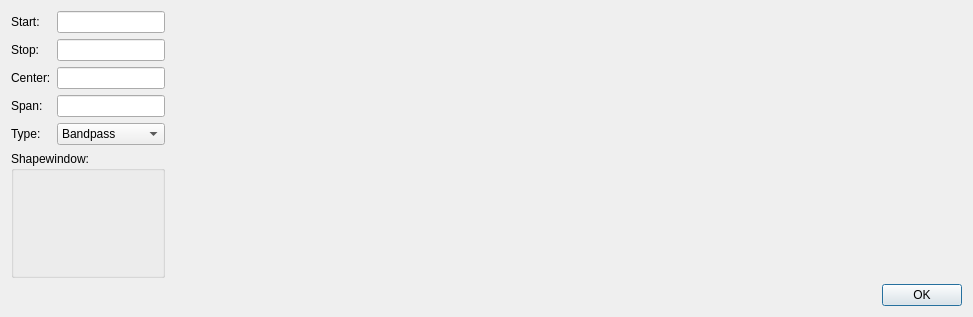
<?xml version="1.0" encoding="UTF-8"?>
<ui version="4.0">
 <class>TimeGateDialog</class>
 <widget class="QDialog" name="TimeGateDialog">
  <property name="geometry">
   <rect>
    <x>0</x>
    <y>0</y>
    <width>973</width>
    <height>317</height>
   </rect>
  </property>
  <property name="windowTitle">
   <string>Time Gate</string>
  </property>
  <property name="modal">
   <bool>true</bool>
  </property>
  <layout class="QVBoxLayout" name="verticalLayout_2">
   <item>
    <layout class="QHBoxLayout" name="horizontalLayout" stretch="0,1">
     <item>
      <layout class="QVBoxLayout" name="verticalLayout">
       <item>
        <layout class="QFormLayout" name="formLayout">
         <item row="0" column="0">
          <widget class="QLabel" name="label">
           <property name="text">
            <string>Start:</string>
           </property>
          </widget>
         </item>
         <item row="0" column="1">
          <widget class="SIUnitEdit" name="start"/>
         </item>
         <item row="1" column="0">
          <widget class="QLabel" name="label_2">
           <property name="text">
            <string>Stop:</string>
           </property>
          </widget>
         </item>
         <item row="1" column="1">
          <widget class="SIUnitEdit" name="stop"/>
         </item>
         <item row="2" column="0">
          <widget class="QLabel" name="label_3">
           <property name="text">
            <string>Center:</string>
           </property>
          </widget>
         </item>
         <item row="2" column="1">
          <widget class="SIUnitEdit" name="center"/>
         </item>
         <item row="3" column="0">
          <widget class="QLabel" name="label_4">
           <property name="text">
            <string>Span:</string>
           </property>
          </widget>
         </item>
         <item row="3" column="1">
          <widget class="SIUnitEdit" name="span"/>
         </item>
         <item row="4" column="0">
          <widget class="QLabel" name="label_5">
           <property name="text">
            <string>Type:</string>
           </property>
          </widget>
         </item>
         <item row="4" column="1">
          <widget class="QComboBox" name="type">
           <item>
            <property name="text">
             <string>Bandpass</string>
            </property>
           </item>
           <item>
            <property name="text">
             <string>Notch</string>
            </property>
           </item>
          </widget>
         </item>
        </layout>
       </item>
       <item>
        <widget class="QGroupBox" name="windowBox">
         <property name="title">
          <string>Shapewindow:</string>
         </property>
        </widget>
       </item>
      </layout>
     </item>
     <item>
      <widget class="Math::TimeGateGraph" name="graph" native="true"/>
     </item>
    </layout>
   </item>
   <item>
    <widget class="QDialogButtonBox" name="buttonBox">
     <property name="orientation">
      <enum>Qt::Horizontal</enum>
     </property>
     <property name="standardButtons">
      <set>QDialogButtonBox::Ok</set>
     </property>
    </widget>
   </item>
  </layout>
 </widget>
 <customwidgets>
  <customwidget>
   <class>SIUnitEdit</class>
   <extends>QLineEdit</extends>
   <header>CustomWidgets/siunitedit.h</header>
  </customwidget>
  <customwidget>
   <class>Math::TimeGateGraph</class>
   <extends>QWidget</extends>
   <header>Traces/Math/timegate.h</header>
   <container>1</container>
  </customwidget>
 </customwidgets>
 <resources/>
 <connections>
  <connection>
   <sender>buttonBox</sender>
   <signal>accepted()</signal>
   <receiver>TimeGateDialog</receiver>
   <slot>accept()</slot>
   <hints>
    <hint type="sourcelabel">
     <x>248</x>
     <y>254</y>
    </hint>
    <hint type="destinationlabel">
     <x>157</x>
     <y>274</y>
    </hint>
   </hints>
  </connection>
  <connection>
   <sender>buttonBox</sender>
   <signal>rejected()</signal>
   <receiver>TimeGateDialog</receiver>
   <slot>reject()</slot>
   <hints>
    <hint type="sourcelabel">
     <x>316</x>
     <y>260</y>
    </hint>
    <hint type="destinationlabel">
     <x>286</x>
     <y>274</y>
    </hint>
   </hints>
  </connection>
 </connections>
</ui>
